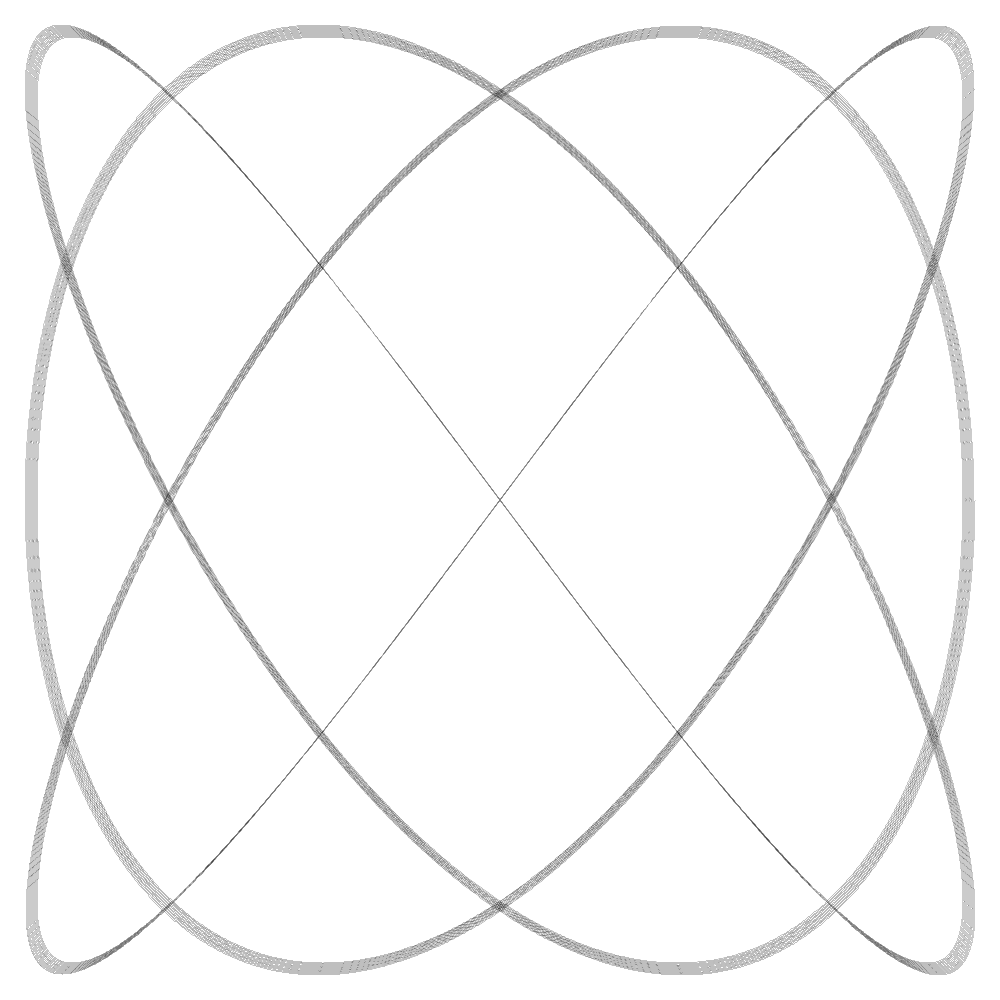
Frame 1 (no input)
Frame 60 (the mouse pressed at the canvas centre just before this capture): identical to frame 1, image omitted
Frame 120 (the mouse held since frame 60 and released just before this capture): identical to frame 1, image omitted

The Processing sketch that drew this single still picture (run headless with seeded random() and noise(); from frame 60 on, the mouse is pressed at the canvas centre):

// Processing sketch: sketch_18_lysajous_figures
// ── sketch_18_lysajous_figures.pde
float x,y;
float x0,y0;
float A = 0.003;
float B = 0.004;
int STEPS = 100000;

void setup() {
  smooth(4);
  size(1000,1000);
  background(255);
  noFill();
  stroke(0);
  strokeWeight(0.2);
  beginShape();
  for (int i = 0; i < STEPS; i ++) {
    x = width/2+(width-(50+i/4000))/2*(cos(i*A));
    y = height/2+(height-(50+i/4000))/2*(sin(i*B));
    vertex(x,y);
  }
  endShape();
  
}

void draw() {
  /*
  x0 = x;
  y0 = y;
  x = width/2+width/2*cos(t*A);
  y = height/2+height/2*sin(t*B);
  t += 1;
  */
}
